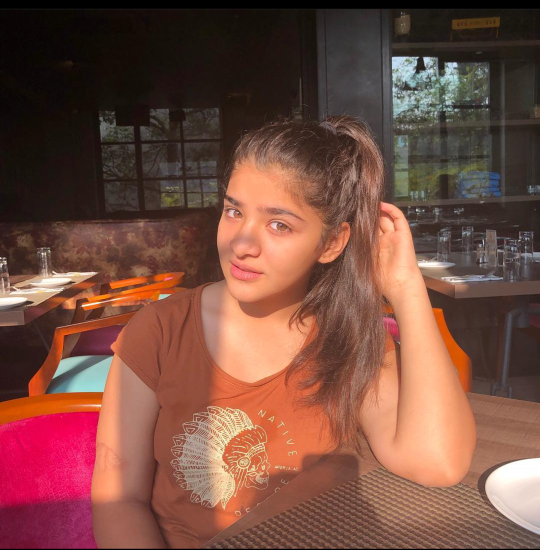
#> input picture Learning/17_Scripting-In-Python/src_images/crush_one.png, 1079 x 1100 px, found by its file name (shown at 1/2 size); the run also reads 1 picture not shown here
$ python image_one.py
#> lines starting #> are read from the running program, lines starting #| are printed output that depends on the picture
"""
Programmer: Sam Skywalker
Purpose: Learning
Date: 12022.04.22.18:29
"""

from ctypes import resize
from PIL import Image, ImageFilter
from matplotlib.pyplot import show

img_one = Image.open('./src_images/crush_one.png')
#> img_one is the input picture: PIL image 1079x1100 RGBA; mean R, G, B, A 119.5, 77, 65, 255
print(img_one)
#| <PIL.PngImagePlugin.PngImageFile image mode=RGBA size=1079x1100 at 0x7F4C7F631ED0>

print(img_one.size)
#| (1079, 1100)
print(img_one.mode)
#| RGBA

# print(dir(img_one))


blured_image = img_one.filter(ImageFilter.BLUR)
# blured_image.save("./src_images/crush_blur_one.png")


smooth_image = img_one.filter(ImageFilter.SMOOTH)
# smooth_image.save("./src_images/crushone_smooth.png")


img_two = Image.open("./src_images/crushone_blured.png")
# img_one.show()
print(img_two)
#| <PIL.PngImagePlugin.PngImageFile image mode=RGBA size=1079x1100 at 0x7F4C7F633E50>

sharpen_img = img_one.filter(ImageFilter.SHARPEN)
# sharpen_img.save("./src_images/crushone_sharpen.png")


filteredimg_one = img_one.convert("L")
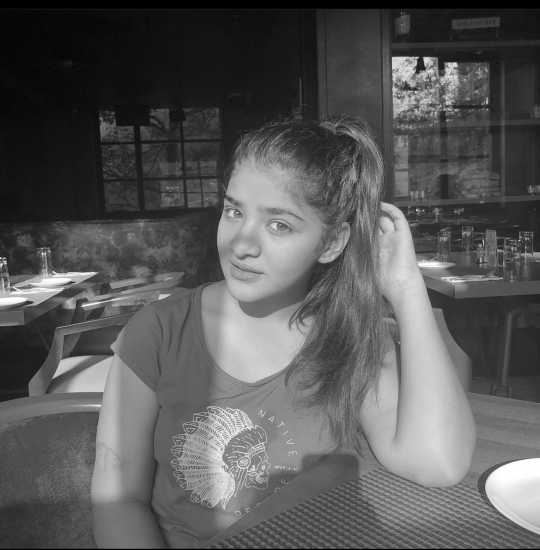
#> filteredimg_one: PIL image 1079x1100 L (shown at 1/2 size); min 0, max 255, mean 88.4
# filteredimg_one.save("./src_images/crushone_filterONE.png")

# filteredimg_one.show()


upsidedown_img = filteredimg_one.rotate(180)
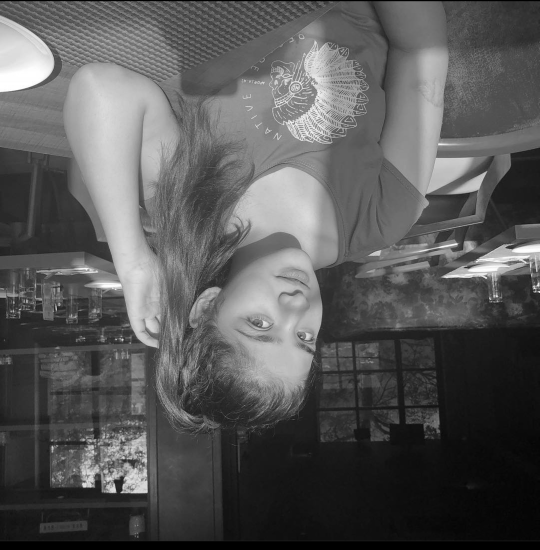
#> upsidedown_img: PIL image 1079x1100 L (shown at 1/2 size); min 0, max 255, mean 88.4
# upsidedown_img.show()
# upsidedown_img.save("./src_images/crushone_upsidedown.png")


resize_img = img_one.resize((600, 600))
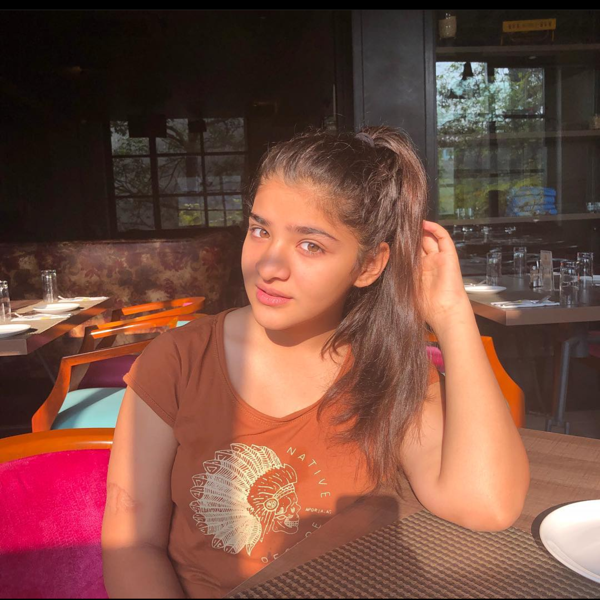
#> resize_img: PIL image 600x600 RGBA; mean R, G, B, A 119.5, 77, 65, 255
resize_img.save("./src_images/crushone_profile.png")


box = (250, 250, 900, 900)
croped_img = img_one.crop(box)
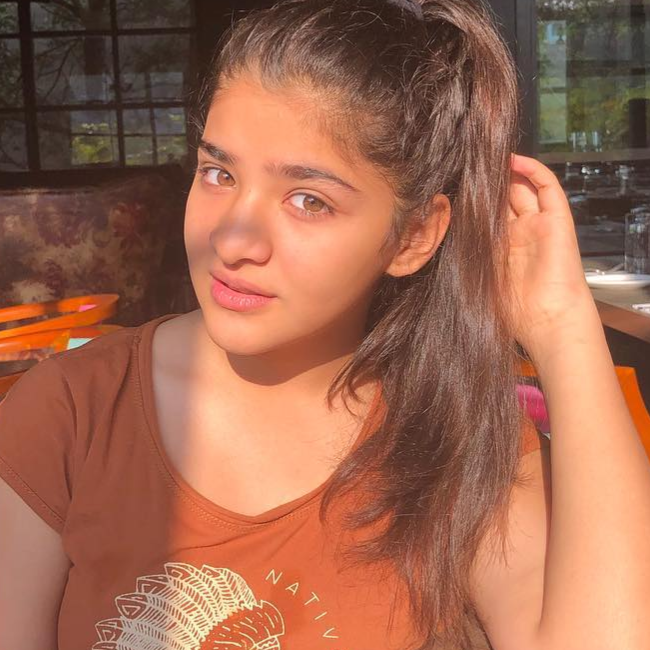
#> croped_img: PIL image 650x650 RGBA; mean R, G, B, A 160.1, 104.2, 81.1, 255
croped_img.show()
# croped_img.save("./src_images/crushone_small_img.png")
